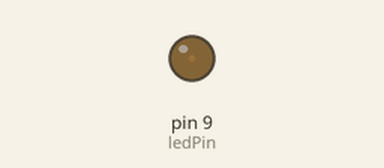
Recording of a sketch running on a simulated Arduino Uno, built with avr-gcc and run on an emulated ATmega328P. Shown: output pins drawn as LEDs (lit = HIGH).

Above: at 0.05 s.
At 0.95 s:
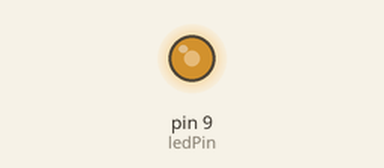
At 1.4 s:
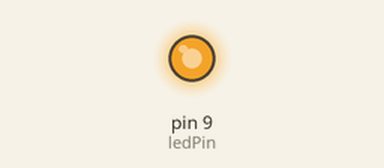
At 2.75 s:
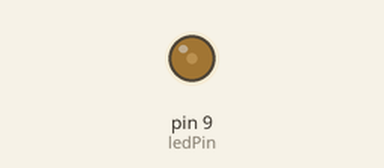
Timing chart, 0 to 7.0 s (numbered marks = the images above):
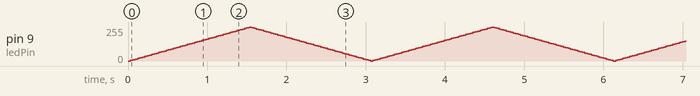

The sketch:

fade.ino
```cpp
const int ledPin = 9;
int brightness = 0, step = 5;
void setup() {
  pinMode(ledPin, OUTPUT);
}
void loop() {
  analogWrite(ledPin, brightness);
  brightness += step;
  if (brightness >= 255) {
    brightness = 255;
    step = -5;
  }
  if (brightness <= 0) {
    brightness = 0;
    step = 5;
  }
  delay(30);
}
```
